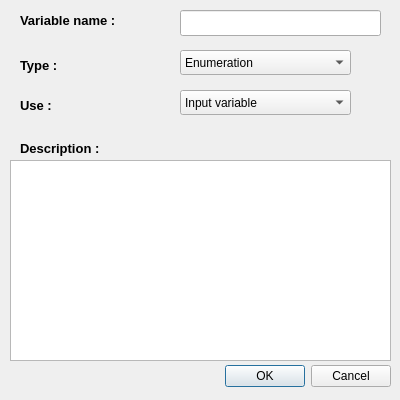
<?xml version="1.0" encoding="UTF-8"?>
<ui version="4.0">
    <class>Dialog</class>
    <widget class="QDialog" name="Dialog">
        <property name="geometry">
            <rect>
                <x>0</x>
                <y>0</y>
                <width>400</width>
                <height>400</height>
            </rect>
        </property>
        <property name="windowTitle">
            <string>Dialog</string>
        </property>
        <widget class="QDialogButtonBox" name="buttonBox">
            <property name="geometry">
                <rect>
                    <x>130</x>
                    <y>360</y>
                    <width>261</width>
                    <height>32</height>
                </rect>
            </property>
            <property name="orientation">
                <enum>Qt::Horizontal</enum>
            </property>
            <property name="standardButtons">
                <set>QDialogButtonBox::Cancel|QDialogButtonBox::Ok</set>
            </property>
        </widget>
        <widget class="QTextEdit" name="textEdit">
            <property name="geometry">
                <rect>
                    <x>10</x>
                    <y>160</y>
                    <width>381</width>
                    <height>201</height>
                </rect>
            </property>
        </widget>
        <widget class="QLabel" name="label">
            <property name="geometry">
                <rect>
                    <x>20</x>
                    <y>0</y>
                    <width>131</width>
                    <height>41</height>
                </rect>
            </property>
            <property name="font">
                <font>
                    <pointsize>10</pointsize>
                    <weight>75</weight>
                    <bold>true</bold>
                </font>
            </property>
            <property name="text">
                <string>Variable name :</string>
            </property>
        </widget>
        <widget class="QLabel" name="label_2">
            <property name="geometry">
                <rect>
                    <x>20</x>
                    <y>50</y>
                    <width>131</width>
                    <height>31</height>
                </rect>
            </property>
            <property name="font">
                <font>
                    <pointsize>10</pointsize>
                    <weight>75</weight>
                    <bold>true</bold>
                </font>
            </property>
            <property name="text">
                <string>Type :</string>
            </property>
        </widget>
        <widget class="QLabel" name="label_3">
            <property name="geometry">
                <rect>
                    <x>20</x>
                    <y>140</y>
                    <width>131</width>
                    <height>16</height>
                </rect>
            </property>
            <property name="font">
                <font>
                    <pointsize>10</pointsize>
                    <weight>75</weight>
                    <bold>true</bold>
                </font>
            </property>
            <property name="text">
                <string>Description :</string>
            </property>
        </widget>
        <widget class="QLabel" name="label_4">
            <property name="geometry">
                <rect>
                    <x>20</x>
                    <y>90</y>
                    <width>131</width>
                    <height>31</height>
                </rect>
            </property>
            <property name="font">
                <font>
                    <pointsize>10</pointsize>
                    <weight>75</weight>
                    <bold>true</bold>
                </font>
            </property>
            <property name="text">
                <string>Use :</string>
            </property>
        </widget>
        <widget class="QLineEdit" name="lineEdit">
            <property name="geometry">
                <rect>
                    <x>180</x>
                    <y>10</y>
                    <width>201</width>
                    <height>26</height>
                </rect>
            </property>
        </widget>
        <widget class="QComboBox" name="comboBox">
            <property name="geometry">
                <rect>
                    <x>180</x>
                    <y>50</y>
                    <width>171</width>
                    <height>25</height>
                </rect>
            </property>
            <item>
                <property name="text">
                    <string>Enumeration</string>
                </property>
            </item>
            <item>
                <property name="text">
                    <string>Integer</string>
                </property>
            </item>
            <item>
                <property name="text">
                    <string>Double</string>
                </property>
            </item>
        </widget>
        <widget class="QComboBox" name="comboBox_2">
            <property name="geometry">
                <rect>
                    <x>180</x>
                    <y>90</y>
                    <width>171</width>
                    <height>25</height>
                </rect>
            </property>
            <item>
                <property name="text">
                    <string>Input variable</string>
                </property>
            </item>
            <item>
                <property name="text">
                    <string>Outcome</string>
                </property>
            </item>
        </widget>
    </widget>
    <resources/>
    <connections>
        <connection>
            <sender>buttonBox</sender>
            <signal>accepted()</signal>
            <receiver>Dialog</receiver>
            <slot>accept()</slot>
            <hints>
                <hint type="sourcelabel">
                    <x>248</x>
                    <y>254</y>
                </hint>
                <hint type="destinationlabel">
                    <x>157</x>
                    <y>274</y>
                </hint>
            </hints>
        </connection>
        <connection>
            <sender>buttonBox</sender>
            <signal>rejected()</signal>
            <receiver>Dialog</receiver>
            <slot>reject()</slot>
            <hints>
                <hint type="sourcelabel">
                    <x>316</x>
                    <y>260</y>
                </hint>
                <hint type="destinationlabel">
                    <x>286</x>
                    <y>274</y>
                </hint>
            </hints>
        </connection>
    </connections>
</ui>
